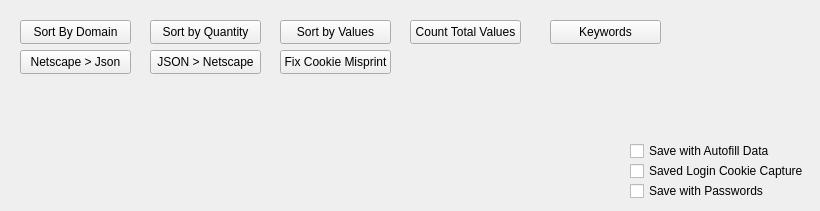
    <widget class="QWidget" name="sortingCookiesTab">
     <attribute name="title">
      <string>🍪 Sorting Cookies</string>
     </attribute>
     <widget class="QPushButton" name="sorting_cookies_sort_by_domain">
      <property name="enabled">
       <bool>true</bool>
      </property>
      <property name="geometry">
       <rect>
        <x>20</x>
        <y>20</y>
        <width>111</width>
        <height>24</height>
       </rect>
      </property>
      <property name="text">
       <string>Sort By Domain</string>
      </property>
     </widget>
     <widget class="QPushButton" name="sorting_cookies_sort_by_quantity">
      <property name="enabled">
       <bool>true</bool>
      </property>
      <property name="geometry">
       <rect>
        <x>150</x>
        <y>20</y>
        <width>111</width>
        <height>24</height>
       </rect>
      </property>
      <property name="text">
       <string>Sort by Quantity</string>
      </property>
     </widget>
     <widget class="QPushButton" name="sorting_cookies_sort_by_values_button">
      <property name="enabled">
       <bool>true</bool>
      </property>
      <property name="geometry">
       <rect>
        <x>280</x>
        <y>20</y>
        <width>111</width>
        <height>24</height>
       </rect>
      </property>
      <property name="text">
       <string>Sort by Values</string>
      </property>
     </widget>
     <widget class="QPushButton" name="sorting_cookies_keywords_button">
      <property name="enabled">
       <bool>true</bool>
      </property>
      <property name="geometry">
       <rect>
        <x>550</x>
        <y>20</y>
        <width>111</width>
        <height>24</height>
       </rect>
      </property>
      <property name="text">
       <string>Keywords</string>
      </property>
     </widget>
     <widget class="QPushButton" name="sorting_cookies_netscape_to_json_button">
      <property name="enabled">
       <bool>true</bool>
      </property>
      <property name="geometry">
       <rect>
        <x>20</x>
        <y>50</y>
        <width>111</width>
        <height>24</height>
       </rect>
      </property>
      <property name="text">
       <string>Netscape &gt; Json</string>
      </property>
     </widget>
     <widget class="QPushButton" name="sorting_cookies_json_to_netscape_button">
      <property name="enabled">
       <bool>true</bool>
      </property>
      <property name="geometry">
       <rect>
        <x>150</x>
        <y>50</y>
        <width>111</width>
        <height>24</height>
       </rect>
      </property>
      <property name="text">
       <string>JSON &gt; Netscape</string>
      </property>
     </widget>
     <widget class="QCheckBox" name="sorting_cookies_save_password_checkbox">
      <property name="geometry">
       <rect>
        <x>630</x>
        <y>180</y>
        <width>171</width>
        <height>22</height>
       </rect>
      </property>
      <property name="text">
       <string>Save with Passwords</string>
      </property>
     </widget>
     <widget class="QCheckBox" name="sorting_cookies_save_login_cookie_capture_checkbox">
      <property name="geometry">
       <rect>
        <x>630</x>
        <y>160</y>
        <width>181</width>
        <height>22</height>
       </rect>
      </property>
      <property name="text">
       <string>Saved Login Cookie Capture</string>
      </property>
     </widget>
     <widget class="QCheckBox" name="sorting_cookies_save_autofill_data_button">
      <property name="geometry">
       <rect>
        <x>630</x>
        <y>140</y>
        <width>151</width>
        <height>22</height>
       </rect>
      </property>
      <property name="text">
       <string>Save with Autofill Data</string>
      </property>
     </widget>
     <widget class="QPushButton" name="sorting_cookies_fix_cookie_misprintButton">
      <property name="enabled">
       <bool>true</bool>
      </property>
      <property name="geometry">
       <rect>
        <x>280</x>
        <y>50</y>
        <width>111</width>
        <height>24</height>
       </rect>
      </property>
      <property name="text">
       <string>Fix Cookie Misprint</string>
      </property>
     </widget>
     <widget class="QPushButton" name="sorting_cookies_count_total_values">
      <property name="enabled">
       <bool>true</bool>
      </property>
      <property name="geometry">
       <rect>
        <x>410</x>
        <y>20</y>
        <width>111</width>
        <height>24</height>
       </rect>
      </property>
      <property name="text">
       <string>Count Total Values</string>
      </property>
     </widget>
    </widget>
